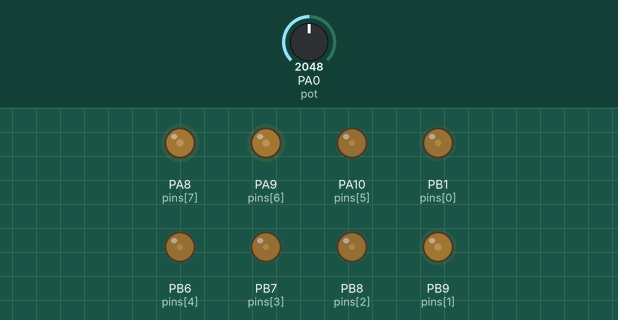
This sketch was run on a simulated STM32 Blue Pill. On the bench: output pins drawn as LEDs (lit = HIGH). The inputs (shaded band) are chosen by the test bench; at power-on: PA0 (pot) = 2048.

Above: at 1.2 s.
1.3 s: PA0 (pot) set to 579
4.3 s: PA0 (pot) set to 486
7.3 s: PA0 (pot) set to 439
10.3 s: PA0 (pot) set to 380
At 12.41 s:
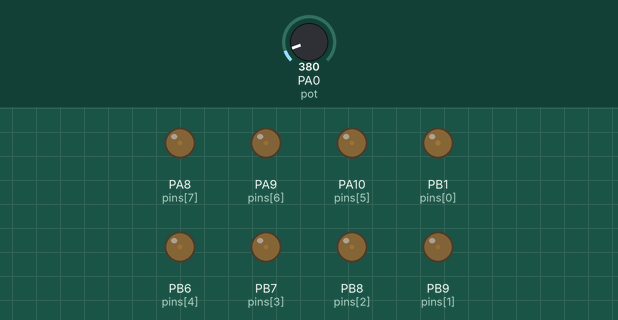
13.3 s: PA0 (pot) set to 0
At 14.7 s:
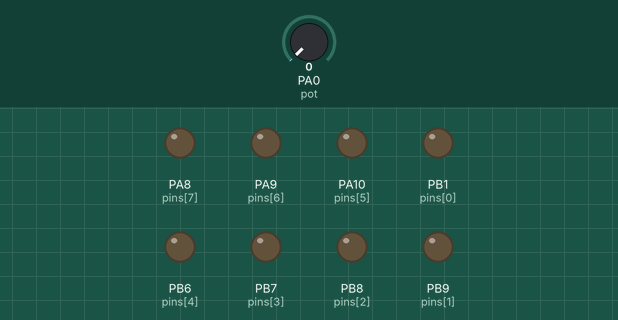
Timing chart, 0 to 15.8 s (numbered marks = the images above; inputs shaded):
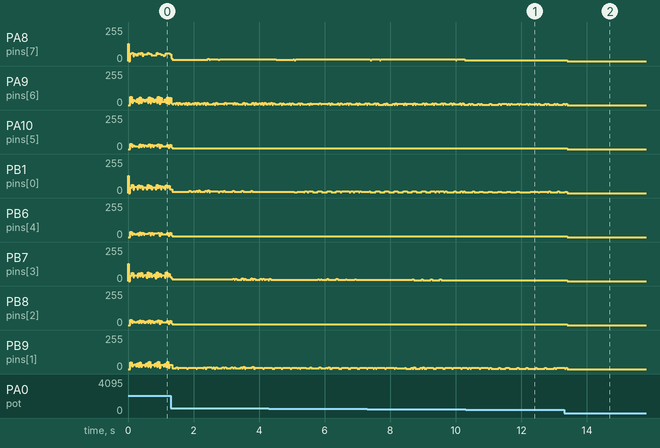

The sketch:

POVproject.ino
```cpp
//------------------------
int NUMBER9[] = {1, 0, 0, 0, 0, 0, 0, 0, 1, 0, 0, 0, 1, 0, 0, 0, 1, 0, 0, 0, 1, 0, 0, 0, 1, 0, 0, 1, 1, 1, 1, 1, 1, 1, 1, 0, 1, 0, 0, 0};
int NUMBER8[] = {1, 1, 1, 1, 1, 1, 1, 1, 1, 0, 0, 0, 1, 0, 0, 1, 1, 0, 0, 0, 1, 0, 0, 1, 1, 0, 0, 0, 1, 0, 0, 1, 1, 0, 0, 0, 1, 1, 1, 1};
int NUMBER7[] = {1, 1, 1, 1, 1, 0, 0, 1, 1, 0, 0, 0, 1, 0, 0, 1, 1, 0, 0, 0, 1, 0, 0, 1, 1, 0, 0, 0, 1, 0, 0, 1, 1, 0, 0, 0, 1, 1, 1, 1};
int NUMBER6[] = {1, 1, 1, 1, 0, 0, 0, 0, 0, 0, 0, 1, 0, 0, 0, 0, 0, 0, 0, 1, 0, 0, 0, 0, 0, 0, 0, 1, 0, 0, 0, 0, 1, 1, 1, 1, 1, 1, 1, 1};
int NUMBER5[] = {1, 0, 0, 1, 0, 0, 0, 1, 1, 0, 0, 1, 0, 0, 0, 1, 1, 0, 0, 1, 0, 0, 0, 1, 1, 0, 0, 1, 0, 0, 0, 1, 1, 1, 1, 1, 1, 1, 1, 1};
int NUMBER4[] = {1, 0, 0, 0, 0, 0, 1, 1, 1, 0, 0, 0, 0, 1, 0, 1, 1, 0, 0, 0, 1, 0, 0, 1, 1, 0, 0, 1, 0, 0, 0, 1, 0, 1, 1, 0, 0, 0, 0, 1};
int NUMBER3[] = {0, 0, 1, 0, 0, 0, 0, 0, 0, 1, 0, 0, 0, 0, 0, 0, 1, 1, 1, 1, 1, 1, 1, 1, 0, 0, 0, 0, 0, 0, 0, 0, 0, 0, 0, 0, 0, 0, 0, 0};
int NUMBER2[] = {1, 1, 1, 1, 1, 1, 1, 1, 1, 0, 0, 0, 0, 0, 0, 1, 1, 0, 0, 0, 0, 0, 0, 1, 1, 0, 0, 0, 0, 0, 0, 1, 1, 1, 1, 1, 1, 1, 1, 1};
int _[] = {0, 0, 0, 0, 0, 0, 0, 0, 0, 0, 0, 0, 0, 0, 0, 0, 0, 0, 0, 0, 0, 0, 0, 0, 0, 0, 0, 0, 0, 0, 0, 0, 0, 0, 0, 0, 0, 0, 0, 0};
int A[] = {1, 1, 1, 1, 1, 1, 1, 1, 1, 0, 0, 1, 0, 0, 0, 0, 1, 0, 0, 1, 0, 0, 0, 0, 1, 0, 0, 1, 0, 0, 0, 0, 1, 1, 1, 1, 1, 1, 1, 1};
int B[] = {1, 1, 1, 1, 1, 1, 1, 1, 1, 0, 0, 1, 0, 0, 0, 1, 1, 0, 0, 1, 0, 0, 0, 1, 1, 0, 0, 1, 0, 0, 0, 1, 0, 1, 1, 0, 1, 1, 1, 0};
int C[] = {0, 0, 1, 1, 1, 1, 0, 0, 0, 1, 0, 0, 0, 0, 1, 0, 1, 0, 0, 0, 0, 0, 0, 1, 1, 0, 0, 0, 0, 0, 0, 1, 1, 0, 0, 0, 0, 0, 0, 1};
int D[] = {1, 1, 1, 1, 1, 1, 1, 1, 1, 0, 0, 0, 0, 0, 0, 1, 1, 0, 0, 0, 0, 0, 0, 1, 0, 1, 0, 0, 0, 0, 1, 0, 0, 0, 1, 1, 1, 1, 0, 0};
int E[] = {1, 1, 1, 1, 1, 1, 1, 1, 1, 0, 0, 1, 0, 0, 0, 1, 1, 0, 0, 1, 0, 0, 0, 1, 1, 0, 0, 1, 0, 0, 0, 1, 1, 0, 0, 1, 0, 0, 0, 1};
int F[] = {1, 1, 1, 1, 1, 1, 1, 1, 1, 0, 0, 1, 0, 0, 0, 0, 1, 0, 0, 1, 0, 0, 0, 0, 1, 0, 0, 1, 0, 0, 0, 0, 1, 0, 0, 1, 0, 0, 0, 0};
int G[] = {0, 1, 1, 1, 1, 1, 1, 1, 1, 0, 0, 0, 0, 0, 0, 1, 1, 0, 0, 0, 1, 0, 0, 1, 1, 0, 0, 0, 1, 0, 0, 1, 1, 0, 0, 0, 1, 1, 1, 0};
int H[] = {1, 1, 1, 1, 1, 1, 1, 1, 0, 0, 0, 0, 1, 0, 0, 0, 0, 0, 0, 0, 1, 0, 0, 0, 0, 0, 0, 0, 1, 0, 0, 0, 1, 1, 1, 1, 1, 1, 1, 1};
int I[] = {1, 0, 0, 0, 0, 0, 0, 1, 1, 0, 0, 0, 0, 0, 0, 1, 1, 1, 1, 1, 1, 1, 1, 1, 1, 0, 0, 0, 0, 0, 0, 1, 1, 0, 0, 0, 0, 0, 0, 1};
int J[] = {0, 0, 0, 0, 0, 1, 1, 0, 0, 0, 0, 0, 1, 0, 0, 1, 0, 0, 0, 0, 0, 0, 0, 1, 0, 0, 0, 0, 0, 0, 0, 1, 1, 1, 1, 1, 1, 1, 1, 0};
int K[] = {1, 1, 1, 1, 1, 1, 1, 1, 0, 0, 0, 1, 1, 0, 0, 0, 0, 0, 1, 0, 0, 1, 0, 0, 0, 1, 0, 0, 0, 0, 1, 0, 1, 0, 0, 0, 0, 0, 0, 1};
int L[] = {1, 1, 1, 1, 1, 1, 1, 1, 0, 0, 0, 0, 0, 0, 0, 1, 0, 0, 0, 0, 0, 0, 0, 1, 0, 0, 0, 0, 0, 0, 0, 1, 0, 0, 0, 0, 0, 0, 0, 1};
int M[] = {1, 1, 1, 1, 1, 1, 1, 1, 0, 1, 0, 0, 0, 0, 0, 0, 0, 0, 1, 0, 0, 0, 0, 0, 0, 1, 0, 0, 0, 0, 0, 0, 1, 1, 1, 1, 1, 1, 1, 1};
int N[] = {1, 1, 1, 1, 1, 1, 1, 1, 0, 0, 0, 0, 0, 1, 1, 0, 0, 0, 0, 1, 1, 0, 0, 0, 0, 1, 1, 0, 0, 0, 0, 0, 1, 1, 1, 1, 1, 1, 1, 1};
int O[] = {0, 1, 1, 1, 1, 1, 1, 0, 1, 0, 0, 0, 0, 0, 0, 1, 1, 0, 0, 0, 0, 0, 0, 1, 1, 0, 0, 0, 0, 0, 0, 1, 0, 1, 1, 1, 1, 1, 1, 0};
int P[] = {1, 1, 1, 1, 1, 1, 1, 1, 1, 0, 0, 1, 0, 0, 0, 0, 1, 0, 0, 1, 0, 0, 0, 0, 1, 0, 0, 1, 0, 0, 0, 0, 0, 1, 1, 0, 0, 0, 0, 0};
int Q[] = {0, 1, 1, 1, 1, 1, 1, 0, 1, 0, 0, 0, 0, 0, 0, 1, 1, 0, 0, 0, 0, 1, 0, 1, 0, 1, 1, 1, 1, 1, 1, 0, 0, 0, 0, 0, 0, 0, 0, 1};
int R[] = {1, 1, 1, 1, 1, 1, 1, 1, 1, 0, 0, 1, 1, 0, 0, 0, 1, 0, 0, 1, 0, 1, 0, 0, 1, 0, 0, 1, 0, 0, 1, 0, 0, 1, 1, 0, 0, 0, 0, 1};
int S[] = {0, 1, 1, 1, 0, 0, 0, 1, 1, 0, 0, 0, 1, 0, 0, 1, 1, 0, 0, 0, 1, 0, 0, 1, 1, 0, 0, 0, 1, 0, 0, 1, 1, 0, 0, 0, 1, 1, 1, 0};
int T[] = {0, 0, 0, 0, 0, 0, 1, 1, 0, 0, 0, 0, 0, 0, 1, 1, 1, 1, 1, 1, 1, 1, 1, 1, 0, 0, 0, 0, 0, 0, 1, 1, 0, 0, 0, 0, 0, 0, 1, 1};
int U[] = {0, 1, 1, 1, 1, 1, 1, 1, 1, 1, 0, 0, 0, 0, 0, 0, 1, 1, 0, 0, 0, 0, 0, 0, 1, 1, 0, 0, 0, 0, 0, 0, 0, 1, 1, 1, 1, 1, 1, 1};
int V[] = {1, 1, 1, 1, 1, 1, 0, 0, 0, 0, 0, 0, 0, 0, 1, 0, 0, 0, 0, 0, 0, 0, 0, 1, 0, 0, 0, 0, 0, 0, 1, 0, 1, 1, 1, 1, 1, 1, 0, 0};
int W[] = {1, 1, 1, 1, 1, 1, 1, 1, 0, 0, 0, 0, 0, 0, 1, 0, 0, 0, 0, 0, 0, 1, 0, 0, 0, 0, 0, 0, 0, 0, 1, 0, 1, 1, 1, 1, 1, 1, 1, 1};
int X[] = {1, 1, 0, 0, 0, 0, 1, 1, 0, 0, 1, 0, 0, 1, 0, 0, 0, 0, 0, 1, 1, 0, 0, 0, 0, 0, 1, 0, 0, 1, 0, 0, 1, 1, 0, 0, 0, 0, 1, 1};
int Y[] = {1, 1, 0, 0, 0, 0, 0, 0, 0, 0, 1, 0, 0, 0, 0, 0, 0, 0, 0, 1, 1, 1, 1, 1, 0, 0, 1, 0, 0, 0, 0, 0, 1, 1, 0, 0, 0, 0, 0, 0};
int Z[] = {1, 0, 0, 0, 0, 1, 1, 1, 1, 0, 0, 0, 1, 0, 0, 1, 1, 0, 0, 1, 0, 0, 0, 1, 1, 0, 1, 0, 0, 0, 0, 1, 1, 1, 0, 0, 0, 0, 0, 1};
int* alpha[] = {A, B, C, D, E, F, G, H, I, J, K, L, M, N}; //,T,U,V,W,X,Y,Z};
//-----------------------------
#define pot PA0
#define npin 8
int pins[]={PB1,PB9,PB8,PB7,PB6,PA10,PA9,PA8};//pwm pins stm32 (8 pins)
float letterSpace;
float dotTime;

void setup() {
  // put your setup code here, to run once:
  //pwm
  for(int i=0;i<npin;i++)
  {
    pinMode(pins[i],PWM);
  }
  // defining the space between the letters (ms)
 letterSpace =2900;
  // defining the time dots appear (ms)
  dotTime = 1700 ;
}

void printLetter(int letter[],int in)
{
  int y;
  // printing the first y row of the letter
  for (y = 0; y < 8; y++)
  {
    pwmWrite(pins[y],letter[y]*in);
  }
  delayMicroseconds(dotTime);
  // printing the second y row of the letter
  for (y = 0; y < 8; y++)
  {
    pwmWrite(pins[y] , letter[y + 8]*in);
  }
  delayMicroseconds(dotTime);
  // printing the third y row of the letter
  //(SExperiments)
  for (y = 0; y < 8; y++)
  {
    pwmWrite(pins[y] , letter[y + 16]*in);
  }
  delayMicroseconds(dotTime);
  for (y = 0; y < 8; y++) {
    pwmWrite(pins[y] , letter[y + 24]*in);
  }
  delayMicroseconds(dotTime);
  for (y = 0; y < 8; y++) {
    pwmWrite(pins[y] , letter[y + 32]*in);
  }
  delayMicroseconds(dotTime);
  // printing the sspace between the letters
  //(SExperiments)
  for (y = 0; y < 8; y++)
  {
    pwmWrite(pins[y] , 0);
  }
  delayMicroseconds(letterSpace);
}
void loop() {
  int in=analogRead(pot);
  in=map(in,0,4095,0,65535);
  printLetter (E,in); //Space
  printLetter (E,in);
  printLetter (_,in); //Space
  printLetter (K,in);
  printLetter (N,in);
  printLetter (T,in);
  printLetter (U,in);
  printLetter (_,in); //Space
// delay(200);
}
```

Measured:
- the behaviour switches between 400 and 399 on PA0 (pot) (found by bisection; images 0 and 1)
- after the input at 10.3 s, PA8 (pins[7]): stops changing and stays 6/255; PB7 (pins[3]): stops changing and stays 7/255
- after the input at 13.3 s, PA8 (pins[7]): 6/255 → 0/255 after 0.09 s; PA10 (pins[5]), PB6 (pins[4]), PB7 (pins[3]), PB8 (pins[2]): 7/255 → 0/255 after 0.09 s
